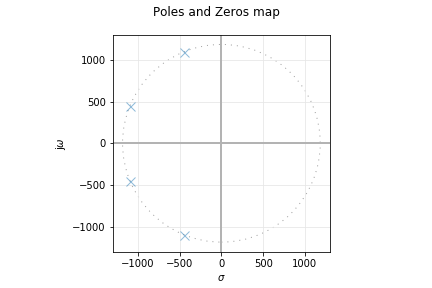

This chart was generated by the following Python code:
import numpy as np
from matplotlib import pyplot as plt
from scipy import signal as sig
from splane import bodePlot, pzmap

#%%  
# Definimos los parámetros de la transferencia:
alfa_max = 1
n        = 4

e   = (10**(alfa_max*0.1) - 1)**0.5
wnb = e**(-1/n)

w01 = 1 * wnb * 1000
Q1 = 0.541
K1 = 2 
num1 = np.array([ K1 * w01**2 ])
den1 = np.array([ 1., w01 / Q1, w01**2 ])

w02 = 1 * wnb * 1000
Q2 = 1.307
K2 = 5
num2 = np.array([ K2 * w02**2 ])
den2 = np.array([ 1., w02 / Q2, w02**2 ])

numer = np.polymul(num1,num2)
denom = np.polymul(den1,den2)


H = sig.TransferFunction( numer, denom )

_, axes_hdl = bodePlot(H)

plt.sca(axes_hdl[0])

plt.gca

pzmap(H)

plt.show()
